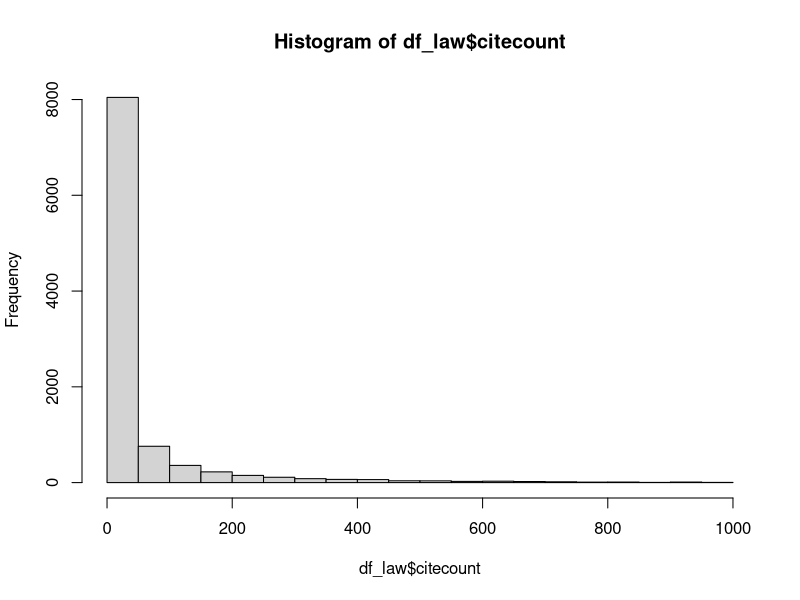
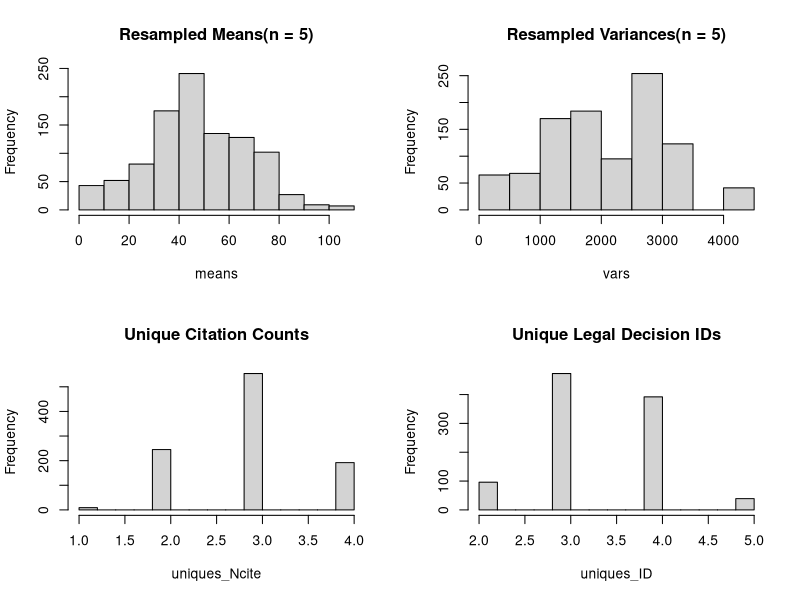
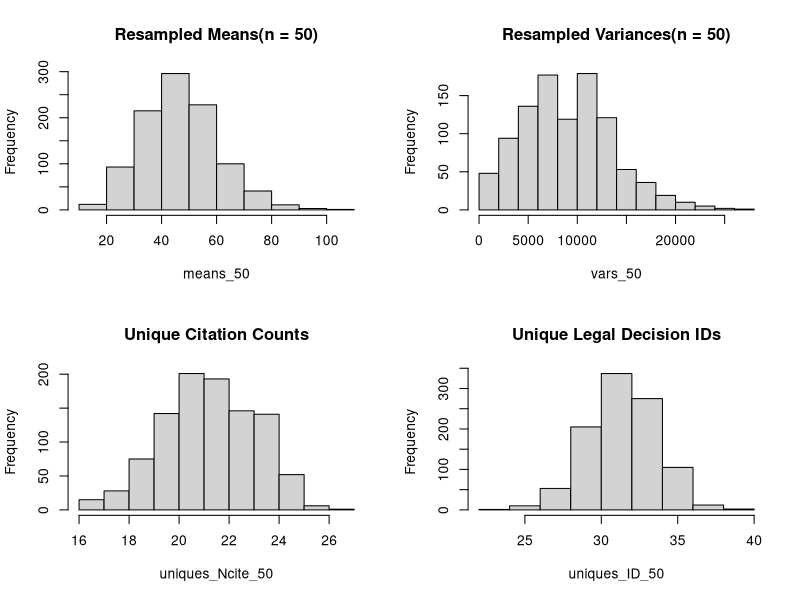
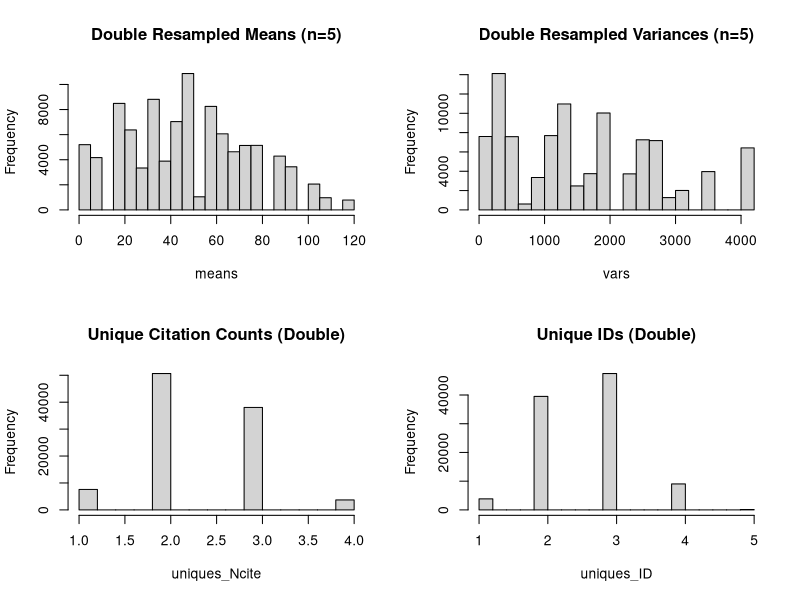
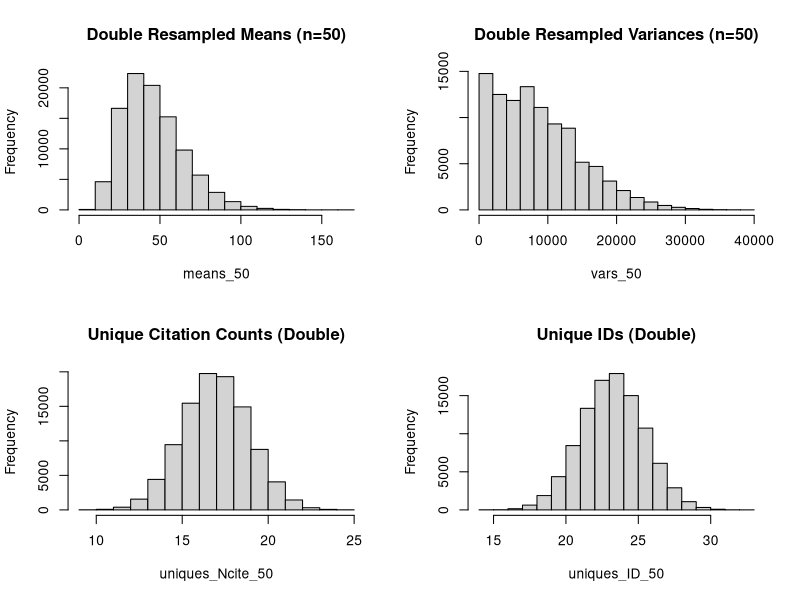

Here is the R script that generated these plots, in order:
## ---- chunk 1
knitr::opts_chunk$set(echo = TRUE)
## ---- chunk 2
library(knitr)

df_law = read.csv("Lawnodes.csv")
#df_law$idx = 1:nrow(df_law)
hist(df_law$citecount)
## ---- chunk 3
set.seed(341)
df_S05 = df_law[sample(1:nrow(df_law), 5) , c("ID","citecount")]
df_S10 = df_law[sample(1:nrow(df_law), 10) , c("ID","citecount")]
df_S20 = df_law[sample(1:nrow(df_law), 20) , c("ID","citecount")]
df_S50 = df_law[sample(1:nrow(df_law), 50) , c("ID","citecount")]
## ---- chunk 4
pop_mean <- mean(df_law$citecount)
pop_var <- var(df_law$citecount)
pop_unique <- length(unique(df_law$citecount))

get_info <- function(df) {
  c(mean = mean(df$citecount), var = var(df$citecount), unique = length(unique(df$citecount)))
}

s05_info <- get_info(df_S05)
s10_info <- get_info(df_S10)
s20_info <- get_info(df_S20)
s50_info <- get_info(df_S50)

kable(data.frame(
  Dataset = c("Population", "Sample of Size 5", "Sample of Size 10", "Sample of Size 20", "Sample of Size 50"),
  `Sample Size` = c(nrow(df_law), 5, 10, 20, 50),
  `Mean Citecount` = c(pop_mean, s05_info[1], s10_info[1], s20_info[1], s50_info[1]),
  `Variance Citecount` = c(pop_var, s05_info[2], s10_info[2], s20_info[2], s50_info[2]),
  `Unique Citation Counts` = c(pop_unique, s05_info[3], s10_info[3], s20_info[3], s50_info[3])
))

## ---- chunk 5
#set.seed(341)

B=1000
S_idx = 1:5
n = length(S_idx)
means = rep(NA,B)
vars = rep(NA,B)
uniques_Ncite = rep(NA,B)
uniques_ID = rep(NA,B)


for (k in 1:B) {
  Sstar_idx <- sample(S_idx, n, replace = TRUE)
  samp <- df_S05[Sstar_idx,]
  means[k] <- mean(samp$citecount)
  vars[k] <- var(samp$citecount)
  uniques_Ncite[k] <- length(unique(samp$citecount))
  uniques_ID[k] <- length(unique(samp$ID))
}

par(mfrow = c(2, 2))
hist(means, main = "Resampled Means(n = 5)")
hist(vars, main = "Resampled Variances(n = 5)")
hist(uniques_Ncite, main = "Unique Citation Counts")
hist(uniques_ID, main = "Unique Legal Decision IDs")
## ---- chunk 6
B=1000
S_idx_50 = 1:50
n_50 = length(S_idx_50)
means_50 = rep(NA,B)
vars_50 = rep(NA,B)
uniques_Ncite_50 = rep(NA,B)
uniques_ID_50 = rep(NA,B)


for (k in 1:B) {
  Sstar_idx_50 <- sample(S_idx_50, n_50, replace = TRUE)
  samp_50 <- df_S50[Sstar_idx_50,]
  means_50[k] <- mean(samp_50$citecount)
  vars_50[k] <- var(samp_50$citecount)
  uniques_Ncite_50[k] <- length(unique(samp_50$citecount))
  uniques_ID_50[k] <- length(unique(samp_50$ID))
}

par(mfrow = c(2, 2))
hist(means_50, main = "Resampled Means(n = 50)")
hist(vars_50, main = "Resampled Variances(n = 50)")
hist(uniques_Ncite_50, main = "Unique Citation Counts")
hist(uniques_ID_50, main = "Unique Legal Decision IDs")

## ---- chunk 7

B=1000
D=100
S_idx = 1:5
n = length(S_idx)
means = rep(NA,B*D)
vars = rep(NA,B*D)
uniques_Ncite = rep(NA,B*D)
uniques_ID = rep(NA,B*D)

for (k in 1:B) {
  Sstar_idx <- sample(S_idx, n, replace = TRUE)
    for (l in 1:D) {
      Sstarstar_idx <- sample(Sstar_idx, n, replace = TRUE)
      samp <- df_S05[Sstarstar_idx, ]
      i <- l + (k - 1) * D
      means[i] <- mean(samp$citecount)
      vars[i] <- var(samp$citecount)
      uniques_Ncite[i] <- length(unique(samp$citecount))
      uniques_ID[i] <- length(unique(samp$ID))
    }
  
}

par(mfrow = c(2,2))

hist(means, main = "Double Resampled Means (n=5)")
hist(vars, main = "Double Resampled Variances (n=5)")
hist(uniques_Ncite, main = "Unique Citation Counts (Double)")
hist(uniques_ID, main = "Unique IDs (Double)")


## ---- chunk 8

B=1000
D=100
S_idx_50 = 1:50
n_50 = length(S_idx_50)
means_50 = rep(NA,B*D)
vars_50 = rep(NA,B*D)
uniques_Ncite_50 = rep(NA,B*D)
uniques_ID_50 = rep(NA,B*D)

for (k in 1:B) {
  Sstar_idx_50 <- sample(S_idx_50, n_50, replace = TRUE)
    for (l in 1:D) {
      Sstarstar_idx_50 <- sample(Sstar_idx_50, n_50, replace = TRUE)
      samp_50 <- df_S50[Sstarstar_idx_50, ]
      i <- l + (k - 1) * D
      means_50[i] <- mean(samp_50$citecount)
      vars_50[i] <- var(samp_50$citecount)
      uniques_Ncite_50[i] <- length(unique(samp_50$citecount))
      uniques_ID_50[i] <- length(unique(samp_50$ID))
    }
  
}

par(mfrow = c(2,2))

hist(means_50, main = "Double Resampled Means (n=50)")
hist(vars_50, main = "Double Resampled Variances (n=50)")
hist(uniques_Ncite_50, main = "Unique Citation Counts (Double)")
hist(uniques_ID_50, main = "Unique IDs (Double)")
